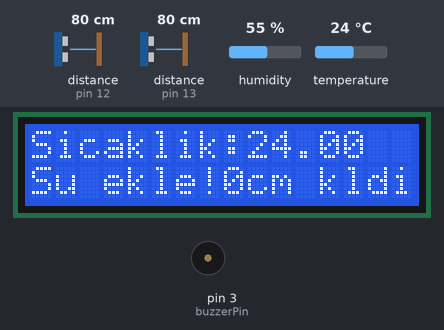
This sketch was run on a simulated Arduino Uno, built with avr-gcc and run on an emulated ATmega328P. Parts: 16×2 character LCD, buzzer (waves = sounding, pin HIGH). Wiring (inferred from the names in the program): 2 × ultrasonic range finder: trigger pin 10, echo pin 12 / trigger pin 11, echo pin 13. Inputs (shaded band) come from the test bench; at power-on: distance to the obstacle (sensors on pin 13, pin 12) 80 cm, temperature 24 °C, humidity 55 %. The echo pulse lasts 58.3 µs per cm; pins used as bus, display or sensor lines are not drawn; what the sketch prints to the serial monitor is not drawn.

Above: at 2.7 s.
2.8 s: distance to the obstacle (sensor on pin 13) set to 8 cm
At 9.5 s:
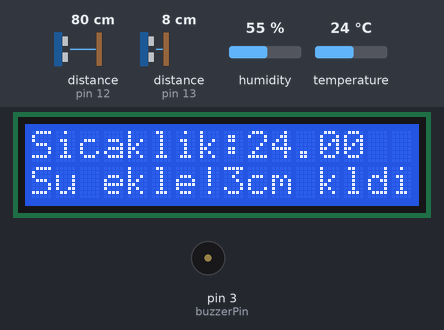
13.1 s: distance to the obstacle (sensor on pin 13) set to 5 cm
At 14.3 s:
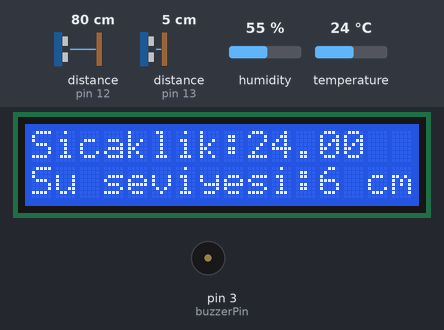
27.0 s: distance to the obstacle (sensor on pin 12) set to 11 cm
34.3 s: distance to the obstacle (sensor on pin 12) set to 8 cm
At 41.9 s:
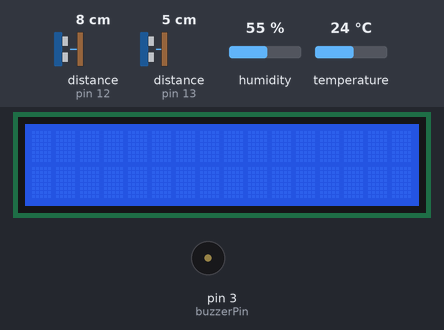
43.8 s: temperature set to 12 °C
At 45.7 s:
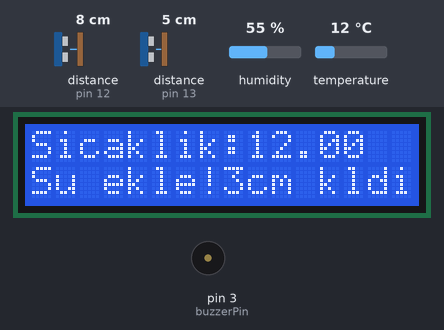
51.1 s: temperature set to 19 °C
At 58.0 s:
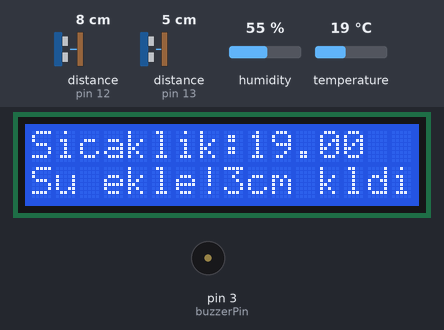
Timing chart, 0 to 62.9 s (numbered marks = the images above; inputs shaded):
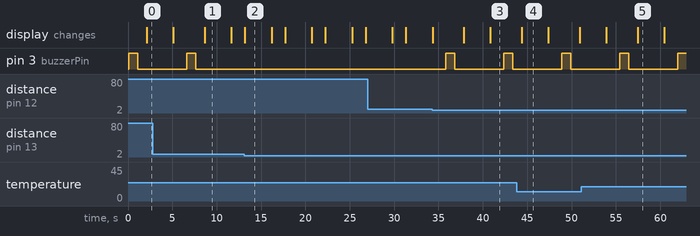

The sketch:

kalan-su-seviyesini-olcme.ino
```cpp
#include <dht11.h> //dth11 ve lcd ekranın kütüphanelerini ekliyoruz.
#include <LiquidCrystal.h>

#define trig1Pin 10 //Hc-sr04 ultrasonik mesafe sönsürlerinin pinlerini tanımlıyoruz.
#define echo1Pin 12
#define trig2Pin 11
#define echo2Pin 13
#define buzzerPin 3 //buzzer'ın pinini tanımlıyoruz.
#define dht11Pin 2 //dth11 sıcaklık ve nem sensörü pinini tanımlıyoruz.
dht11 sicaklik; //dth11 kütüphanesinden nesne oluşturuyoruz.
LiquidCrystal lcd(8, 9, 4, 5, 6, 7); //lcd ekranın pinini tanımlıyoruz.

long sure1, uzaklik1, sure2, uzaklik2, sonuc , sensor1, sensor2; //mesafe sönsüründe kullanılacak değişkenleri tanımlıyoruz.
int deger; //sıcaklık ölçme de kullanılacak değişkeni tanımlıyoruz.

void setup() {
  Serial.begin(9600); //seri port ekranında da yazmasını istediğimiz için seri port ekranını başlatıyoruz.
  lcd.begin(16, 2); //lcd mizin 16x2 lcd olduğunu belirtiyoruz.
  pinMode(trig1Pin, OUTPUT); //mesafe sönsörlerin trig pinlerini çıkış,
  pinMode(echo1Pin, INPUT); //echo pinlerini giriş olarak ayarlıyoruz.
  pinMode(trig2Pin, OUTPUT);
  pinMode(echo2Pin, INPUT);
  pinMode(buzzerPin, OUTPUT); //buzzer pinini çıkış,
  pinMode(dht11Pin, INPUT);   //sıcaklık nem sensörünün pinini giriş olarak ayarlıyoruz.
}

void loop() {
  Sensor1Hesapla(trig1Pin, echo1Pin); //Sensor1Hesapla() fonksiyonuna trig ve echo pinlerini gönderiyoruz ve uzaklık hesaplama orada yapılıyor.
  sensor1 = uzaklik1; //sensor1 değişkenine hesaplanan uzaklık1 değerini atıyoruz.
  Sensor2Hesapla(trig2Pin, echo2Pin); //Sensor2Hesapla() fonksiyonuna trig ve echo pinlerini gönderiyoruz ve uzaklık hesaplama orada yapılıyor.
  sensor2 = uzaklik2; //sensor2 değişkenine hesaplanan uzaklık2 değerini atıyoruz.

  //Burada su bardağını baz alarak zeminden yüksekliği 10 cm olduğundan 10 değerini kullandık. Siz burada kullanacağınız ürünün yüksekliğini yazabilirsiniz.
  if (sensor1 > 10) { //Eğer hesaplamada çıkan sonuc 10 cm ve üzeri bütün uzaklıklar ise 10 cm olarak yazacak.
    sensor1 = 10;
  }
  if (sensor2 > 10) { //Aynı şekilde sensor2 içinde aynı işlemleri uyguladık.
    sensor2 = 10;
  }
  sonuc = sensor1 - sensor2;  //birinci sensörün değerinden ikinci sensörün değerini çıkarttığımızda bize kalan su seviyesini verecek ve
                              //çıkan sonucu, sonuc değişkenine atayacağız.

  Serial.print("uzaklik1:"); //mesafe sensörlerinin uzaklıklarını ve kalan mesafe sonucunu seri port ekranında yazdırıyoruz.
  Serial.println(sensor1);
  Serial.print("uzaklik2:");
  Serial.println(sensor2);
  Serial.print("sonuc:");
  Serial.println(sonuc);

  BuzzerCalis(sonuc); //çıkan uzaklığa yani sonuca göre BuzzerCalis() fonksiyonuna değeri gönderiyoruz ve orada işlemleri yaptırıyoruz.
  SicaklikHesapla(); //SicaklikHesapla() fonksiyonunu çağırıyoruz.
  LcdYaz(sonuc); //çıkan uzaklığa yani sonuca göre LcdYaz() fonksiyonuna değeri gönderiyoruz ve orada işlemleri yaptırıyoruz.
  delay(1500); //bu işlemler 1.5 sn'de bir tekrarlanacak.
}

void Sensor1Hesapla(int trigPin, int echoPin) { //Sensor1Hesapla() fonksiyonunda sensor1'in uzaklığı hesaplanıyor.
  digitalWrite(trigPin, LOW); //trip pinini durumunu LOW olarak başlatıyoruz.
  delayMicroseconds(5); //5 mikrosaniye(saniyenin milyonda biri) beklemesini belirtiyoruz.
  digitalWrite(trigPin, HIGH); //Daha sonra pinimizin ses dalgası göndermesi için açıyoruz yani HIGH yapıyoruz.
  delayMicroseconds(10); //10 mikrosaniye(saniyenin milyonda biri) beklemesini belirtiyoruz.
  digitalWrite(trigPin, LOW); //yeni ses dalgası üretebilmesi için trig pinimizi pasif durumuna yani LOW durumuna getiriyoruz.

  sure1 = pulseIn(echoPin, HIGH); //gönderilen ses dalgasının geri dönmesindeki süre ölçülüyor.
  uzaklik1 = sure1 / 29.1 / 2; //ölçütüğümüz süre uzaklığa çevriliyor ve değeri uzaklik1 değişkenine atıyoruz.
}

void Sensor2Hesapla(int trigPin2, int echoPin2) { //Sensor2Hesapla() fonksiyonunda sensor2'in uzaklığı hesaplanıyor.
  digitalWrite(trigPin2, LOW); //Sensor1Hesapla() fonksiyonundaki açıklamaların aynısı burada da geçerlidir.
  delayMicroseconds(5);
  digitalWrite(trigPin2, HIGH);
  delayMicroseconds(10);
  digitalWrite(trigPin2, LOW);

  sure2 = pulseIn(echoPin2, HIGH);
  uzaklik2 = sure2 / 29.1 / 2;
}

void BuzzerCalis(int sonuc) { //mesafe 5 cm den küçük ise yani su seviyesi yarımdan az ise buzzer 1 sn ötecek ve 1 sn susacak.
  if (sonuc < 5) {
    digitalWrite(buzzerPin, HIGH);
    delay(1000);
    digitalWrite(buzzerPin, LOW);
    delay(1000);
  }
}

void SicaklikHesapla() { //ortamın sıcaklığı ölçülüyor ve ölçülen sıcaklığı seri port ekranına yazdırıyoruz.
  deger = sicaklik.read(dht11Pin);
  Serial.print("Sicaklik (Celcius): ");
  Serial.println((float)sicaklik.temperature, 2);
}

void LcdYaz(int sonuc) { //eğer mesafe yarımdan az ise lcd ekranına
  if (sonuc < 5) {
    lcd.setCursor(0, 0); //setCursor ile 0.satır - 0.sutundan yazmaya başla yapıyoruz.
    lcd.print("Sicaklik:"); //Sicaklik: yazacak.
    lcd.setCursor(9, 0); //0.satır - 9.sutundan yazmaya devam edecek.
    lcd.print((float)sicaklik.temperature, 2); //ölçülen sıcaklık değerini örn; 12.00 şeklinde yazacak.
    lcd.setCursor(0, 1); //1.satır - 0.sutundan yazmaya başlayacak.
    lcd.print("Su ekle!"); //Su ekle! yazacak.
    lcd.setCursor(8, 1); //1.satır - 8.sutundan yazmaya başlayacak.
    lcd.print(sonuc); //kalan mesafeyi yani sonucu yazacak.
    lcd.setCursor(9, 1); //1.satır - 9.sutundan yazmaya başlayacak.
    lcd.print("cm kldi"); //cm kaldi yazacak.
    delay(3000); //bu işlemi 3 sn'de bir tekrarlayacak.
    lcd.clear(); //her seferinde lcd ekranı temizleyecek ve yeniden yazacak.
  }
  else { //eğer mesafe normal seviyede ise lcd ekrana if'de yaptığımız gibi mesaj niteliğinde kalan mesafeyi ve ortam sıcaklığını yazacak.
    lcd.setCursor(0, 0);
    lcd.print("Sicaklik:");
    lcd.setCursor(9, 0);
    lcd.print((float)sicaklik.temperature, 2);
    lcd.setCursor(0, 1);
    lcd.print("Su seviyesi:");
    lcd.setCursor(12, 1);
    lcd.print(sonuc);
    lcd.setCursor(14, 1);
    lcd.print("cm");
    delay(3000);
    lcd.clear();
  }
}
```

Measured:
- the behaviour switches between 7 and 6 cm on distance to the obstacle (sensor on pin 13) (found by bisection; images 1 and 2)
- the behaviour switches between 10 and 9 cm on distance to the obstacle (sensor on pin 12) (found by bisection; images 2 and 3)
- after the input at 2.8 s, the display: first differs from a run without the input after 5.8 s (image 1)
- after the input at 13.1 s, pin 3 (buzzerPin): stops changing and stays LOW; the display: changes after 0.08 s (image 2)
- after the input at 34.3 s, pin 3 (buzzerPin): alternates HIGH for 1.0 s and LOW for 5.5 s, starting after 1.5 s
- after the input at 43.8 s, the display: changes after 0.59 s (image 4)
- after the input at 51.1 s, the display: first differs from a run without the input after 6.4 s (image 5)
